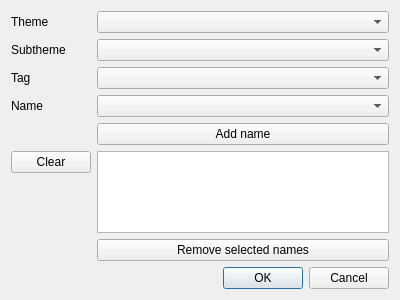
<?xml version="1.0" encoding="UTF-8"?>
<ui version="4.0">
 <class>SelectSvIndicesDialog</class>
 <widget class="QDialog" name="SelectSvIndicesDialog">
  <property name="geometry">
   <rect>
    <x>0</x>
    <y>0</y>
    <width>400</width>
    <height>300</height>
   </rect>
  </property>
  <property name="windowTitle">
   <string>Social Vulnerability Indices Selection</string>
  </property>
  <property name="modal">
   <bool>true</bool>
  </property>
  <layout class="QGridLayout" name="gridLayout">
   <item row="0" column="0">
    <layout class="QFormLayout" name="formLayout">
     <property name="fieldGrowthPolicy">
      <enum>QFormLayout::AllNonFixedFieldsGrow</enum>
     </property>
     <item row="0" column="0">
      <widget class="QLabel" name="theme_lbl">
       <property name="text">
        <string>Theme</string>
       </property>
      </widget>
     </item>
     <item row="0" column="1">
      <widget class="QComboBox" name="theme_cbx"/>
     </item>
     <item row="1" column="0">
      <widget class="QLabel" name="subtheme_lbl">
       <property name="text">
        <string>Subtheme</string>
       </property>
      </widget>
     </item>
     <item row="1" column="1">
      <widget class="QComboBox" name="subtheme_cbx"/>
     </item>
     <item row="2" column="0">
      <widget class="QLabel" name="tag_lbl">
       <property name="text">
        <string>Tag</string>
       </property>
      </widget>
     </item>
     <item row="2" column="1">
      <widget class="QComboBox" name="tag_cbx"/>
     </item>
     <item row="3" column="0">
      <widget class="QLabel" name="name_lbl">
       <property name="text">
        <string>Name</string>
       </property>
      </widget>
     </item>
     <item row="3" column="1">
      <widget class="QComboBox" name="name_cbx"/>
     </item>
     <item row="5" column="1">
      <widget class="QListWidget" name="selected_names_lst"/>
     </item>
     <item row="4" column="1">
      <widget class="QPushButton" name="add_name_btn">
       <property name="text">
        <string>Add name</string>
       </property>
      </widget>
     </item>
     <item row="6" column="1">
      <widget class="QPushButton" name="remove_name_btn">
       <property name="text">
        <string>Remove selected names</string>
       </property>
      </widget>
     </item>
     <item row="5" column="0">
      <widget class="QPushButton" name="clear_btn">
       <property name="text">
        <string>Clear</string>
       </property>
      </widget>
     </item>
    </layout>
   </item>
   <item row="1" column="0">
    <widget class="QDialogButtonBox" name="buttonBox">
     <property name="orientation">
      <enum>Qt::Horizontal</enum>
     </property>
     <property name="standardButtons">
      <set>QDialogButtonBox::Cancel|QDialogButtonBox::Ok</set>
     </property>
    </widget>
   </item>
  </layout>
 </widget>
 <resources/>
 <connections>
  <connection>
   <sender>buttonBox</sender>
   <signal>accepted()</signal>
   <receiver>SelectSvIndicesDialog</receiver>
   <slot>accept()</slot>
   <hints>
    <hint type="sourcelabel">
     <x>248</x>
     <y>254</y>
    </hint>
    <hint type="destinationlabel">
     <x>157</x>
     <y>274</y>
    </hint>
   </hints>
  </connection>
  <connection>
   <sender>buttonBox</sender>
   <signal>rejected()</signal>
   <receiver>SelectSvIndicesDialog</receiver>
   <slot>reject()</slot>
   <hints>
    <hint type="sourcelabel">
     <x>316</x>
     <y>260</y>
    </hint>
    <hint type="destinationlabel">
     <x>286</x>
     <y>274</y>
    </hint>
   </hints>
  </connection>
 </connections>
</ui>
